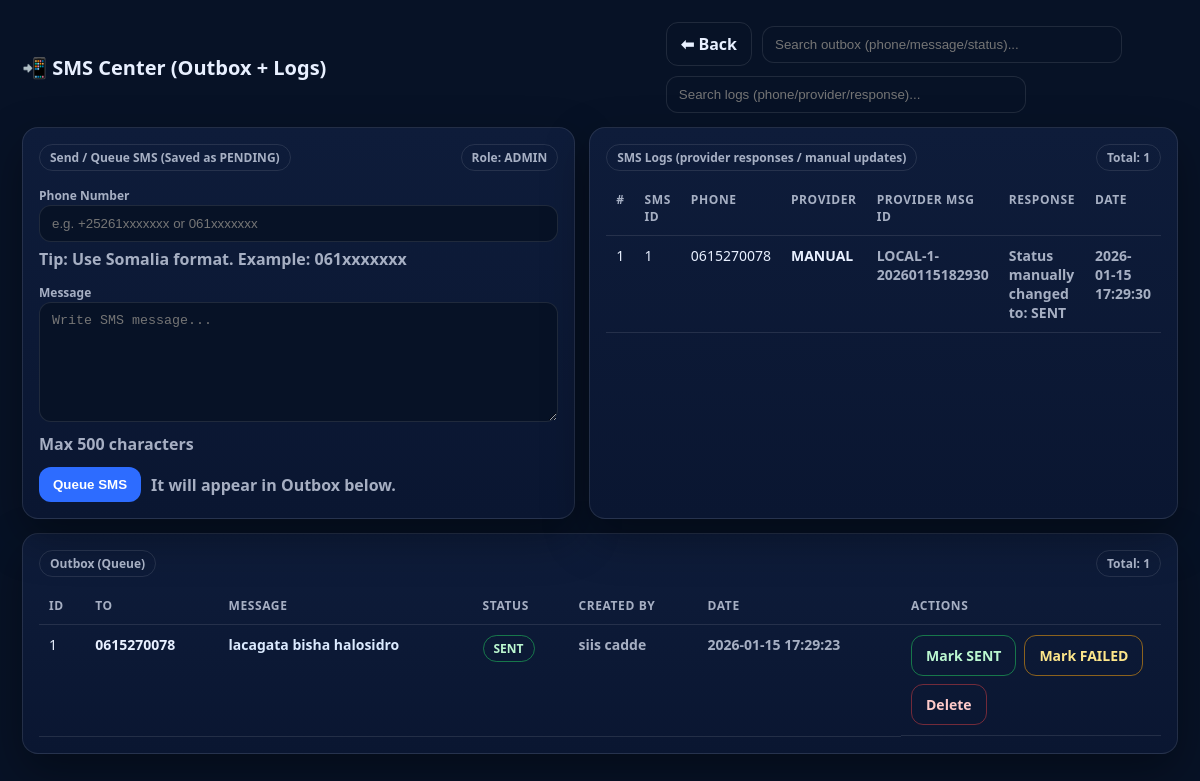
Page /school/sms.php (signed in) on the committed database.
### tables this page shows
CREATE TABLE `sms_logs` (
  `sms_log_id` bigint(20) NOT NULL,
  `sms_id` bigint(20) NOT NULL,
  `provider` varchar(60) DEFAULT NULL,
  `provider_message_id` varchar(120) DEFAULT NULL,
  `response_text` text DEFAULT NULL,
  `logged_at` timestamp NOT NULL DEFAULT current_timestamp()
);

CREATE TABLE `sms_outbox` (
  `sms_id` bigint(20) NOT NULL,
  `to_phone` varchar(30) NOT NULL,
  `message` text NOT NULL,
  `status` enum('PENDING','SENT','FAILED') NOT NULL DEFAULT 'PENDING',
  `created_by` bigint(20) DEFAULT NULL,
  `created_at` timestamp NOT NULL DEFAULT current_timestamp()
);

CREATE TABLE `users` (
  `user_id` bigint(20) NOT NULL,
  `username` varchar(80) NOT NULL,
  `password_hash` varchar(255) NOT NULL,
  `phone` varchar(30) DEFAULT NULL,
  `email` varchar(120) DEFAULT NULL,
  `is_active` tinyint(1) NOT NULL DEFAULT 1,
  `created_at` timestamp NOT NULL DEFAULT current_timestamp()
);

### school/sms.php (the view, shortened to what this page needs)
<?php
require_once __DIR__ . "/conncation.php";
if (!function_exists("h")) {
  function h($v): string { return htmlspecialchars((string)$v, ENT_QUOTES, "UTF-8"); }
}
$outbox = $conn->query("
  SELECT o.sms_id, o.to_phone, o.message, o.status, o.created_at,
         u.username AS created_by_name
  FROM sms_outbox o
  LEFT JOIN users u ON u.user_id = o.created_by
  ORDER BY o.sms_id DESC
  LIMIT 250
")->fetch_all(MYSQLI_ASSOC);
$logs = $conn->query("
  SELECT l.sms_log_id, l.sms_id, l.provider, l.provider_message_id, l.response_text, l.logged_at,
         o.to_phone
  FROM sms_logs l
  JOIN sms_outbox o ON o.sms_id = l.sms_id
  ORDER BY l.sms_log_id DESC
  LIMIT 250
")->fetch_all(MYSQLI_ASSOC);
?>
<!doctype html>
<html lang="en">
<head>
</head>
<body>
<div class="wrap">
  <div class="top">
    <h1 class="title">📲 SMS Center (Outbox + Logs)</h1>
    <div class="row">
      <a class="btn btn-ghost" href="dashboardadmin.php">⬅ Back</a>
      <input id="outboxSearch" class="search" type="text" placeholder="Search outbox (phone/message/status)..." />
      <input id="logSearch" class="search" type="text" placeholder="Search logs (phone/provider/response)..." />
    </div>
  </div>
  <div class="grid2">
    <div class="card">
      <div class="row" style="justify-content:space-between;">
        <div class="pill">Send / Queue SMS (Saved as PENDING)</div>
        <div class="pill">Role: <?= h((string)($_SESSION["role"] ?? "")) ?></div>
      </div>
      <form method="post" style="margin-top:12px;" onsubmit="return confirmSend();">
        <div>
          <label>Phone Number</label>
          <input name="to_phone" type="text" placeholder="e.g. +25261xxxxxxx or 061xxxxxxx" required />
          <div class="muted" style="margin-top:6px;">Tip: Use Somalia format. Example: 061xxxxxxx</div>
        </div>
        <div style="margin-top:10px;">
          <label>Message</label>
          <textarea name="message" placeholder="Write SMS message..." required></textarea>
          <div class="muted" style="margin-top:6px;">Max 500 characters</div>
        </div>
        <div class="row" style="margin-top:12px;">
          <button class="btn btn-primary" type="submit">Queue SMS</button>
          <span class="muted">It will appear in Outbox below.</span>
        </div>
      </form>
    </div>
    <div class="card">
      <div class="row" style="justify-content:space-between;">
        <div class="pill">SMS Logs (provider responses / manual updates)</div>
        <div class="pill">Total: <?= count($logs) ?></div>
      </div>
      <div style="overflow:auto; margin-top:10px; max-height:420px;">
        <table id="logsTable">
          <thead>
            <tr>
              <th>#</th>
              <th>SMS ID</th>
              <th>Phone</th>
              <th>Provider</th>
              <th>Provider Msg ID</th>
              <th>Response</th>
              <th>Date</th>
            </tr>
          </thead>
          <tbody>
            <?php foreach($logs as $l): ?>
              <tr>
                <td><?= (int)$l["sms_log_id"] ?></td>
                <td><?= (int)$l["sms_id"] ?></td>
                <td><?= h($l["to_phone"]) ?></td>
                <td><b><?= h($l["provider"] ?: "—") ?></b></td>
                <td class="muted"><?= h($l["provider_message_id"] ?: "—") ?></td>
                <td class="muted"><?= h($l["response_text"] ?: "—") ?></td>
                <td class="muted"><?= h($l["logged_at"]) ?></td>
              </tr>
            <?php endforeach; ?>
          </tbody>
        </table>
      </div>
    </div>
  </div>
  <div class="card" style="margin-top:14px;">
    <div class="row" style="justify-content:space-between;">
      <div class="pill">Outbox (Queue)</div>
      <div class="pill">Total: <?= count($outbox) ?></div>
    </div>
    <div style="overflow:auto; margin-top:10px;">
      <table id="outboxTable">
        <thead>
          <tr>
            <th>ID</th>
            <th>To</th>
            <th>Message</th>
            <th>Status</th>
            <th>Created By</th>
            <th>Date</th>
            <th style="width:260px;">Actions</th>
          </tr>
        </thead>
        <tbody>
          <?php foreach($outbox as $o):
            $st=(string)$o["status"];
            $cls="b-pending";
            if($st==="SENT") $cls="b-sent";
            else if($st==="FAILED") $cls="b-failed";
          ?>
            <tr>
              <td><?= (int)$o["sms_id"] ?></td>
              <td><b><?= h($o["to_phone"]) ?></b></td>
              <td class="msg"><?= h($o["message"]) ?></td>
              <td><span class="badge <?= $cls ?>"><?= h($st) ?></span></td>
              <td class="muted"><?= h($o["created_by_name"] ?: "—") ?></td>
              <td class="muted"><?= h($o["created_at"]) ?></td>
              <td class="row" style="gap:8px;">
                <a class="btn btn-ok" href="sms.php?mark=<?= (int)$o["sms_id"] ?>&status=SENT">Mark SENT</a>
                <a class="btn btn-warn" href="sms.php?mark=<?= (int)$o["sms_id"] ?>&status=FAILED">Mark FAILED</a>
                <a class="btn btn-danger" href="sms.php?delete=<?= (int)$o["sms_id"] ?>" onclick="return confirm('Delete SMS + logs?')">Delete</a>
              </td>
            </tr>
          <?php endforeach; ?>
        </tbody>
      </table>
    </div>
  </div>
</div>
</body>
</html>

### school/sms.php (style rules this page uses)
:root { --bg:#071226; --card:#0e1c3a; --card2:#0a1631; --text:#e8f0ff; --muted:rgba(232,240,255,.7); --border:rgba(255,255,255,.10); --blue:#2d6cff; --green:#22c55e; --red:#ef4444; --amber:#f59e0b; --radius:16px; }
* { box-sizing:border-box }
body { margin:0; font-family:system-ui,Segoe UI,Arial; background:var(--bg); color:var(--text) }
.wrap { max-width:1400px; margin:0 auto; padding:22px }
.top { display:flex; align-items:center; justify-content:space-between; gap:12px; flex-wrap:wrap; margin-bottom:14px; }
.title { margin:0; font-size:20px; font-weight:900 }
.row { display:flex; gap:10px; align-items:center; flex-wrap:wrap }
.card { background:linear-gradient(180deg,var(--card),var(--card2)); border:1px solid var(--border); border-radius:var(--radius); box-shadow:0 18px 45px rgba(0,0,0,.35); padding:16px; }
.btn { border:0; border-radius:12px; padding:10px 14px; font-weight:900; cursor:pointer; text-decoration:none; display:inline-block; }
.btn-primary { background:var(--blue); color:white }
.btn-ghost { background:transparent; border:1px solid var(--border); color:var(--text) }
.btn-danger { background:transparent; border:1px solid rgba(239,68,68,.45); color:#fecaca }
.btn-warn { background:transparent; border:1px solid rgba(245,158,11,.55); color:#fde68a }
.btn-ok { background:transparent; border:1px solid rgba(34,197,94,.55); color:#bbf7d0 }
input,textarea { width:100%; padding:10px 12px; border-radius:12px; border:1px solid var(--border); background:#071226; color:var(--text); outline:none; }
textarea { min-height:120px; resize:vertical }
label { font-size:12px; color:var(--muted); font-weight:800 }
.grid2 { display:grid; grid-template-columns: 1fr 1fr; gap:14px; }
.pill { display:inline-block; padding:4px 10px; border-radius:999px; border:1px solid var(--border); font-size:12px; color:var(--muted); font-weight:900; }
table { width:100%; border-collapse:collapse }
th,td { padding:10px; border-bottom:1px solid var(--border); font-size:14px; vertical-align:top }
th { text-align:left; color:var(--muted); font-size:12px; text-transform:uppercase; letter-spacing:.05em }
.badge { display:inline-block; padding:4px 10px; border-radius:999px; font-size:12px; font-weight:900; border:1px solid var(--border); }
.b-sent { border-color:rgba(34,197,94,.55); color:#bbf7d0 }
.search { max-width:360px }
.muted { color:var(--muted); font-weight:800 }
.msg { max-width:600px; white-space:pre-wrap; word-break:break-word; color:#dbeafe; font-weight:700; }

### rows in the picture
sms_logs: sms_log_id "1", sms "1", sms.to_phone "0615270078", provider "MANUAL", provider_message "LOCAL-1-20260115182930", response_text "Status manually changed to: SENT", logged_at "2026-01-15 17:29:30"
sms_outbox: sms_id "1", to_phone "0615270078", message "lacagata bisha halosidro", status "SENT", created_by.username "siis cadde", created_at "2026-01-15 17:29:23"

### other values in the picture
$_SESSION["role"] "ADMIN"
count($logs) "1"
count($outbox) "1"
